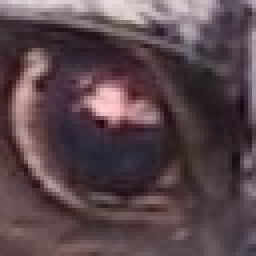
#> input picture images/raccoon_eye.jpg, 64 x 64 px, found by its file name (shown 4 times larger)
$ python frame_blobs_ortho.py   (older library calls are emulated)
#> lines starting #> are read from the running program, lines starting #| are printed output that depends on the picture
from scipy import misc
from time import time
from collections import deque, namedtuple
import numpy as np

'''
    frame_blobs() defines blobs: contiguous areas of positive or negative deviation of gradient. Gradient is estimated
    as |dx| + |dy|, then selectively and more precisely as hypot(dx, dy), from cross-comparison among adjacent pixels.

    Complemented by intra_blob (recursive search within blobs), it will be a 2D version of first-level core algorithm.
    frame_blobs() performs several levels (Le) of encoding, incremental per scan line defined by vertical coordinate y.
    value of y per Le line is shown relative to y of current input line, incremented by top-down scan of input image:

    1Le, line y:   comp_pixel (lateral and vertical comp) -> pixel + derivatives tuple: dert ) frame of derts: dert__
    2Le, line y-1: form_P(dert2) -> 1D pattern P
    3Le, line y-2: scan_P_(P, hP)-> hP, roots: down-connections, fork_: up-connections between Ps
    4Le, line y-3: form_segment(hP, seg) -> seg: merge vertically-connected _Ps in non-forking blob segments
    5Le, line y-4+ seg depth: form_blob(seg, blob): merge connected segments in fork_ incomplete blobs, recursively

    All 2D functions (y_comp, scan_P_, form_segment, form_blob) input two lines: higher and lower, convert elements of
    lower line into elements of new higher line, then displace elements of old higher line into higher function.

    Higher-line elements include additional variables, derived while they were lower-line elements.
    Processing is mostly sequential because blobs are irregular and very difficult to map to matrices.

    prefix '_' denotes higher-line variable or pattern, vs. same-type lower-line variable or pattern,
    postfix '_' denotes array name, vs. same-name elements of that array
'''

# ************ MAIN FUNCTIONS *******************************************************************************************
# -image_to_blobs()
# -comp_pixel()
# -form_P_()
# -scan_P_()
# -form_seg_()
# -form_blob()
# ***********************************************************************************************************************

def image_to_blobs(image):  # root function, postfix '_' denotes array vs element, prefix '_' denotes higher- vs lower- line variable

    frame = [[0, 0, 0, 0], [], image.shape]  # params, blob_, shape
    dert__ = comp_pixel(image)  # vertically and horizontally bilateral comparison of adjacent pixels
    seg_ = deque()  # buffer of running segments

    for y in range(1, height - 1):  # first and last row are discarded
        P_ = form_P_(dert__[y])  # horizontal clustering
        P_ = scan_P_(P_, seg_, frame)
        seg_ = form_seg_(y, P_, frame)

    while seg_:  form_blob(seg_.popleft(), frame)  # frame ends, last-line segs are merged into their blobs
    return frame  # frame of 2D patterns

    # ---------- image_to_blobs() end -----------------------------------------------------------------------------------


def comp_pixel(p__):  # bilateral comparison between vertically and horizontally consecutive pixels within image

    dert__ = np.empty(shape=(height, width, 4), dtype=int)  # initialize dert__

    dy__ = p__[2:, 1:-1] - p__[:-2, 1:-1]  # vertical comp between rows, first and last column are discarded
    dx__ = p__[1:-1, 2:] - p__[1:-1, :-2]  # lateral comp between columns, first and last row are discarded
    g__ = np.abs(dy__) + np.abs(dx__) - ave  # deviation of gradient, initially approximated as |dy| + |dx|

    dert__[:, :, 0] = p__
    dert__[1:-1, 1:-1, 1] = g__
    dert__[1:-1, 1:-1, 2] = dy__  # first row, last row, first column and last-column are discarded
    dert__[1:-1, 1:-1, 3] = dx__

    return dert__

    # ---------- comp_pixel() end ---------------------------------------------------------------------------------------


def form_P_(dert_):  # horizontally cluster and sum consecutive pixels and their derivatives into Ps

    P_ = deque()  # row of Ps
    i, g, dy, dx = dert_[1]  # first dert
    x0, I, G, Dy, Dx, L = 1, i, g, dy, dx, 1  # P params
    P_dert_ = [(i, g, dy, dx)]  # dert buffer
    _s = g > 0  # sign

    for x, (i, g, dy, dx) in enumerate(dert_[2:-1], start=2):
        s = g > 0
        if s != _s:  # P is terminated and new P is initialized
            P_.append([_s, x0, I, G, Dy, Dx, L, P_dert_])
            x0, I, G, Dy, Dx, L = x, 0, 0, 0, 0, 0
            P_dert_ = []
        # accumulate P params:
        I += i
        G += g
        Dy += dy
        Dx += dx
        L += 1
        P_dert_.append((i, g, dy, dx))
        _s = s  # prior sign

    P_.append([_s, x0, I, G, Dy, Dx, L, P_dert_])  # last P in row
    return P_

    # ---------- form_P_() end ------------------------------------------------------------------------------------------


def scan_P_(P_, seg_, frame):  # integrate x overlaps (forks) between same-sign Ps and _Ps into blob segments

    new_P_ = deque()

    if P_ and seg_:            # if both are not empty
        P = P_.popleft()       # input-line Ps
        seg = seg_.popleft()   # higher-line segments,
        _P = seg[2][-1]        # last element of each segment is higher-line P
        stop = False
        fork_ = []

        while not stop:
            x0 = P[1]          # first x in P
            xn = x0 + P[-2]    # first x in next P
            _x0 = _P[1]        # first x in _P
            _xn = _x0 +_P[-2]  # first x in next _P

            if P[0] == _P[0] and _x0 < xn and x0 < _xn:  # test for sign match and x overlap
                seg[3] += 1
                fork_.append(seg)  # P-connected segments are buffered into fork_

            if xn < _xn:  # _P overlaps next P in P_
                new_P_.append((P, fork_))
                fork_ = []
                if P_:
                    P = P_.popleft()  # load next P
                else:  # terminate loop
                    if seg[3] != 1:  # if roots != 1: terminate seg
                        form_blob(seg, frame)
                    stop = True
            else:  # no next-P overlap
                if seg[3] != 1:  # if roots != 1: terminate seg
                    form_blob(seg, frame)

                if seg_:  # load next _P
                    seg = seg_.popleft()
                    _P = seg[2][-1]
                else:  # if no seg left: terminate loop
                    new_P_.append((P, fork_))
                    stop = True

    while P_:  # terminate Ps and segs that continue at line's end
        new_P_.append((P_.popleft(), []))  # no fork
    while seg_:
        form_blob(seg_.popleft(), frame)  # roots always == 0

    return new_P_

    # ---------- scan_P_() end ------------------------------------------------------------------------------------------


def form_seg_(y, P_, frame):  # convert or merge every P into segment, merge blobs
    new_seg_ = deque()

    while P_:
        P, fork_ = P_.popleft()
        s, x0 = P[:2]
        params = P[2:-1]      # I, G, Dy, Dx, L, Ly
        xn = x0 + params[-1]  # next-P x0 = x0 + L
        params.append(1)      # add Ly

        if not fork_:  # new_seg is initialized with initialized blob
            blob = [s, [0] * (len(params)), [], 1, [y, x0, xn]]  # s, params, seg_, open_segments, box
            new_seg = [y, params, [P], 0, fork_, blob]  # y0, params, Py_, roots, fork_, blob
            blob[2].append(new_seg)
        else:
            if len(fork_) == 1 and fork_[0][3] == 1:  # P has one fork and that fork has one root
                new_seg = fork_[0]
                I, G, Dy, Dx, L, Ly = params
                Is, Gs, Dys, Dxs, Ls, Lys = new_seg[1]  # fork segment params, P is merged into segment:
                new_seg[1] = [Is + I, Gs + G, Dys + Dy, Dxs + Dx, Ls + L, Lys + Ly]
                new_seg[2].append(P)  # Py_: vertical buffer of Ps
                new_seg[3] = 0        # reset roots
                blob = new_seg[-1]

            else:  # if > 1 forks, or 1 fork that has > 1 roots:
                blob = fork_[0][5]
                new_seg = [y, params, [P], 0, fork_, blob]  # new_seg is initialized with fork blob
                blob[2].append(new_seg)   # segment is buffered into blob

                if len(fork_) > 1:        # merge blobs of all forks
                    if fork_[0][3] == 1:  # if roots == 1: fork hasn't been terminated
                        form_blob(fork_[0], frame)  # merge seg of 1st fork into its blob

                    for fork in fork_[1:len(fork_)]:  # merge blobs of other forks into blob of 1st fork
                        if fork[3] == 1:
                            form_blob(fork, frame)

                        if not fork[5] is blob:
                            params, seg_, open_segs, box = fork[5][1:]  # merged blob, omit sign
                            blob[1] = [par1 + par2 for par1, par2 in zip(blob[1], params)]  # sum merging blobs
                            blob[3] += open_segs
                            blob[4][0] = min(blob[4][0], box[0])  # extend box y0
                            blob[4][1] = min(blob[4][1], box[1])  # extend box x0
                            blob[4][2] = max(blob[4][2], box[2])  # extend box xn
                            for seg in seg_:
                                if not seg is fork:
                                    seg[5] = blob  # blobs in other forks are references to blob in the first fork
                                    blob[2].append(seg)  # buffer of merged root segments
                            fork[5] = blob
                            blob[2].append(fork)
                        blob[3] -= 1  # open_segments -= 1: shared with merged blob

        blob[4][1] = min(blob[4][1], x0)  # extend box x0
        blob[4][2] = max(blob[4][2], xn)  # extend box xn
        new_seg_.append(new_seg)

    return new_seg_

    # ---------- form_seg_() end --------------------------------------------------------------------------------------------


def form_blob(term_seg, frame):  # terminated segment is merged into continued or initialized blob (all connected segments)

    y0s, params, Py_, roots, fork_, blob = term_seg
    blob[1] = [par1 + par2 for par1, par2 in zip(params, blob[1])]
    blob[3] += roots - 1  # number of open segments

    if not blob[3]:  # if open_segments == 0: blob is terminated and packed in frame

        s, [I, G, Dy, Dx, L, Ly], seg_, open_segs, (y0, x0, xn) = blob
        yn = y0s + params[-1]  # yn = y0 + Ly
        map = np.zeros((yn - y0, xn - x0), dtype=bool)  # local map of blob
        for seg in seg_:
            seg.pop()  # remove references to blob
            for y, P in enumerate(seg[2], start=seg[0]):
                x0P = P[1]
                LP = P[-2]
                xnP = x0P + LP
                map[y - y0, x0P - x0:xnP - x0] = True

        frame[0][0] += I
        frame[0][3] += G
        frame[0][1] += Dy
        frame[0][2] += Dx
        frame[1].append(nt_blob(
                                Derts= [I, [[ (G, Dy, Dx, L, Ly, 1, 0, []) ]]],  # Derts[0] = I, Dert[1] = single blob,
                                # rng=1 for comp_range, also layer index = derts[-(rng-1|2)][fa]:
                                # fa=0: sub_layer index: 0 g | 1 ga, none for hypot_g
                                # sub_blob_= [], nested to depth = Derts[index]
                                sign=s,
                                box= (y0, yn, x0, xn),  # boundary box
                                map= map,  # blob boolean map, to compute overlap
                                root_blob=[blob],
                                seg_=seg_,
                                ))

    # ---------- form_blob() end ----------------------------------------------------------------------------------------

# ************ PROGRAM BODY *********************************************************************************************

ave = 20

# Load inputs --------------------------------------------------------------------
image = misc.imread('./../images/raccoon_eye.jpg', flatten=True).astype(int)
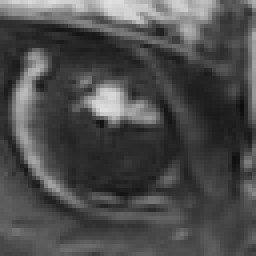
#> image: shape (64, 64) int64 (shown 4 times larger); min 12, max 225, mean 76.1
height, width = image.shape
#> height = 64; width = 64

# Main ---------------------------------------------------------------------------
start_time = time()

nt_blob = namedtuple('blob', 'Derts sign box map root_blob seg_')
frame_of_blobs = image_to_blobs(image)
#> in comp_pixel, `dy__ = p__[2:, 1:-1] - p__[:-2, 1:-1]`:
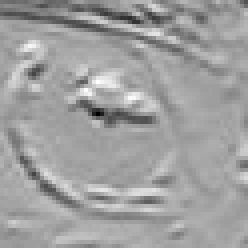
#> dy__: shape (62, 62) int64 (shown 4 times larger); min -181, max 103, mean -3; drawn with min black and max white
#> in comp_pixel, `dx__ = p__[1:-1, 2:] - p__[1:-1, :-2]`:
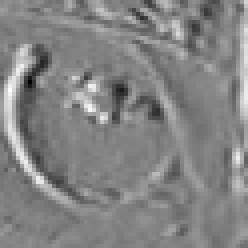
#> dx__: shape (62, 62) int64 (shown 4 times larger); min -125, max 119, mean 1; drawn with min black and max white
#> in comp_pixel, `g__ = np.abs(dy__) + np.abs(dx__) - ave`:
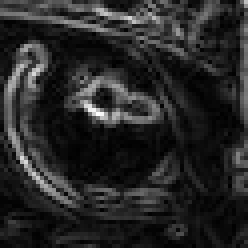
#> g__: shape (62, 62) int64 (shown 4 times larger); min -20, max 197, mean 13.6; drawn with min black and max white
#> in comp_pixel, `dert__[:, :, 0] = p__`:
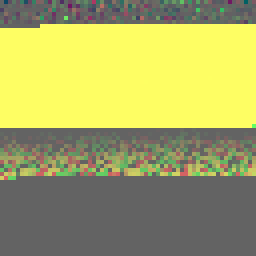
#> dert__: shape (64, 64, 4) int64 (shown 4 times larger); mean of channels 0, 1, 2, 3 76.1, 2.05e+18, 2.03e+18, 2.04e+18; drawn with min black and max white
#> in comp_pixel, `dert__[1:-1, 1:-1, 1] = g__`:
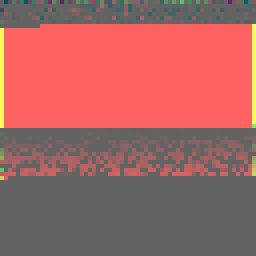
#> dert__: shape (64, 64, 4) int64 (shown 4 times larger); mean of channels 0, 1, 2, 3 76.1, 6.65e+16, 2.03e+18, 2.04e+18; drawn with min black and max white
#> in comp_pixel, `dert__[1:-1, 1:-1, 2] = dy__`:
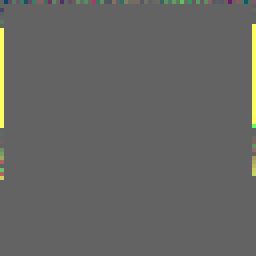
#> dert__: shape (64, 64, 4) int64 (shown 4 times larger); mean of channels 0, 1, 2, 3 76.1, 6.65e+16, 6.08e+16, 2.04e+18; drawn with min black and max white
#> the loop in image_to_blobs, `for y in range(1, height - 1):` made 62 passes
#> the loop in image_to_blobs, `while seg_:  form_blob(seg_.popleft(), frame)` made 16 passes

# from intra_blob_debug import intra_blob_hypot  # not yet functional, comment-out to run
# frame_of_blobs = intra_blob(hypot_g, frame_of_blobs)  # evaluate for deeper clustering inside each blob, recursively

# DEBUG --------------------------------------------------------------------------

#> (the run stopped early here; a loop or call above may not have finished)
